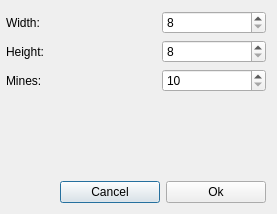
<?xml version="1.0" encoding="UTF-8"?>
<ui version="4.0">
 <class>CustomGameDialog</class>
 <widget class="QDialog" name="CustomGameDialog">
  <property name="geometry">
   <rect>
    <x>0</x>
    <y>0</y>
    <width>277</width>
    <height>214</height>
   </rect>
  </property>
  <property name="minimumSize">
   <size>
    <width>277</width>
    <height>214</height>
   </size>
  </property>
  <property name="maximumSize">
   <size>
    <width>277</width>
    <height>214</height>
   </size>
  </property>
  <property name="windowTitle">
   <string>Custom game</string>
  </property>
  <property name="modal">
   <bool>false</bool>
  </property>
  <layout class="QVBoxLayout" name="verticalLayout">
   <property name="leftMargin">
    <number>6</number>
   </property>
   <item>
    <layout class="QFormLayout" name="formLayout">
     <property name="labelAlignment">
      <set>Qt::AlignLeading|Qt::AlignLeft|Qt::AlignVCenter</set>
     </property>
     <property name="formAlignment">
      <set>Qt::AlignLeading|Qt::AlignLeft|Qt::AlignTop</set>
     </property>
     <item row="0" column="0">
      <widget class="QLabel" name="label">
       <property name="minimumSize">
        <size>
         <width>150</width>
         <height>0</height>
        </size>
       </property>
       <property name="text">
        <string>Width:</string>
       </property>
      </widget>
     </item>
     <item row="0" column="1">
      <widget class="QSpinBox" name="spinBoxWidth">
       <property name="minimumSize">
        <size>
         <width>100</width>
         <height>0</height>
        </size>
       </property>
       <property name="minimum">
        <number>8</number>
       </property>
       <property name="maximum">
        <number>32</number>
       </property>
      </widget>
     </item>
     <item row="1" column="0">
      <widget class="QLabel" name="label_2">
       <property name="text">
        <string>Height:</string>
       </property>
      </widget>
     </item>
     <item row="1" column="1">
      <widget class="QSpinBox" name="spinBoxHeight">
       <property name="minimumSize">
        <size>
         <width>100</width>
         <height>0</height>
        </size>
       </property>
       <property name="minimum">
        <number>8</number>
       </property>
       <property name="maximum">
        <number>24</number>
       </property>
      </widget>
     </item>
     <item row="2" column="0">
      <widget class="QLabel" name="label_3">
       <property name="text">
        <string>Mines:</string>
       </property>
      </widget>
     </item>
     <item row="2" column="1">
      <widget class="QSpinBox" name="spinBoxMines">
       <property name="minimumSize">
        <size>
         <width>100</width>
         <height>0</height>
        </size>
       </property>
       <property name="minimum">
        <number>10</number>
       </property>
       <property name="maximum">
        <number>256</number>
       </property>
      </widget>
     </item>
    </layout>
   </item>
   <item>
    <widget class="QWidget" name="widget" native="true">
     <property name="sizePolicy">
      <sizepolicy hsizetype="Preferred" vsizetype="Fixed">
       <horstretch>0</horstretch>
       <verstretch>0</verstretch>
      </sizepolicy>
     </property>
     <layout class="QHBoxLayout" name="horizontalLayout_2">
      <property name="leftMargin">
       <number>0</number>
      </property>
      <property name="topMargin">
       <number>0</number>
      </property>
      <property name="rightMargin">
       <number>0</number>
      </property>
      <property name="bottomMargin">
       <number>0</number>
      </property>
      <item>
       <spacer name="horizontalSpacer">
        <property name="orientation">
         <enum>Qt::Horizontal</enum>
        </property>
        <property name="sizeHint" stdset="0">
         <size>
          <width>93</width>
          <height>20</height>
         </size>
        </property>
       </spacer>
      </item>
      <item>
       <widget class="QPushButton" name="buttonCancel">
        <property name="minimumSize">
         <size>
          <width>100</width>
          <height>0</height>
         </size>
        </property>
        <property name="text">
         <string>Cancel</string>
        </property>
       </widget>
      </item>
      <item>
       <widget class="QPushButton" name="buttonOk">
        <property name="minimumSize">
         <size>
          <width>100</width>
          <height>0</height>
         </size>
        </property>
        <property name="text">
         <string>Ok</string>
        </property>
       </widget>
      </item>
     </layout>
    </widget>
   </item>
  </layout>
 </widget>
 <tabstops>
  <tabstop>buttonOk</tabstop>
  <tabstop>spinBoxWidth</tabstop>
  <tabstop>spinBoxHeight</tabstop>
  <tabstop>spinBoxMines</tabstop>
  <tabstop>buttonCancel</tabstop>
 </tabstops>
 <resources/>
 <connections>
  <connection>
   <sender>buttonOk</sender>
   <signal>clicked()</signal>
   <receiver>CustomGameDialog</receiver>
   <slot>accept()</slot>
   <hints>
    <hint type="sourcelabel">
     <x>220</x>
     <y>187</y>
    </hint>
    <hint type="destinationlabel">
     <x>138</x>
     <y>106</y>
    </hint>
   </hints>
  </connection>
  <connection>
   <sender>buttonCancel</sender>
   <signal>clicked()</signal>
   <receiver>CustomGameDialog</receiver>
   <slot>reject()</slot>
   <hints>
    <hint type="sourcelabel">
     <x>114</x>
     <y>187</y>
    </hint>
    <hint type="destinationlabel">
     <x>138</x>
     <y>106</y>
    </hint>
   </hints>
  </connection>
 </connections>
</ui>
